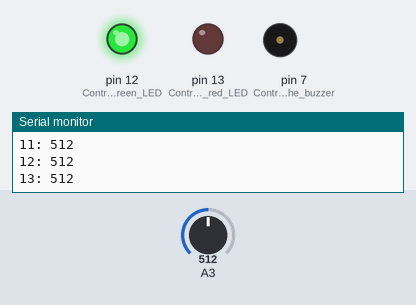
Simulated run of this sketch. Board: Arduino Uno, built with avr-gcc and run on an emulated ATmega328P. Shown: output pins drawn as LEDs (lit = HIGH), buzzer (waves = sounding, pin HIGH), the last lines printed to the serial monitor. Inputs (shaded band) come from the test bench; at power-on: A3 = 512.

Above: at 1.2 s.
1.3 s: A3 set to 485
At 2.0 s:
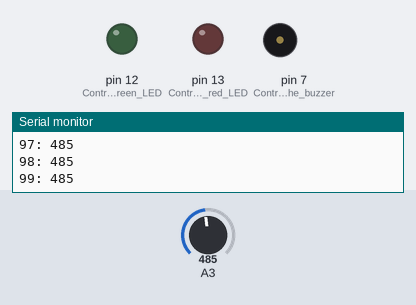
2.8 s: A3 set to 342
4.3 s: A3 set to 317
At 5.4 s:
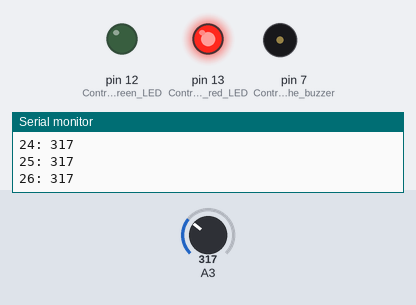
5.8 s: A3 set to 716
At 6.7 s:
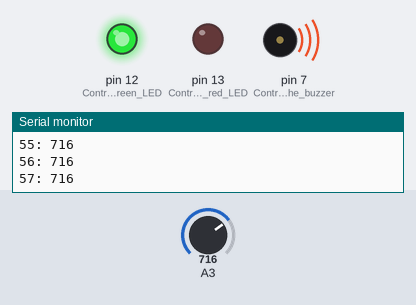
7.3 s: A3 set to 685
8.8 s: A3 set to 657
At 10.2 s:
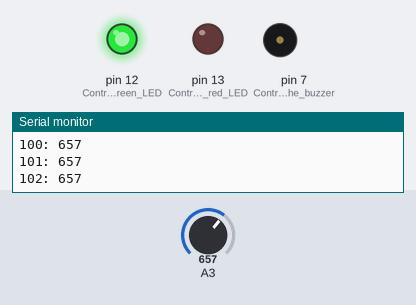
Timing chart, 0 to 11.8 s (numbered marks = the images above; inputs shaded):
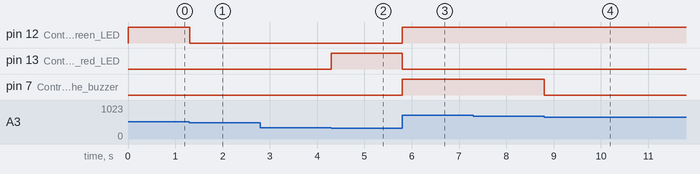

The sketch:

question1.ino
```cpp
//Christopher Derrell 620068066    Keown White 620052848  Alexander Nicholson 620072062 Travis Smith 620065811 Samorae Campbell 620055968
#define MAX 1000
void setup() {
  Serial.begin(9600);
  pinMode(3 , INPUT);
  pinMode(13 , OUTPUT);//Controls the red LED
  pinMode(12 , OUTPUT);//Controls the green LED
  pinMode(7 , OUTPUT); //Controls the buzzer
}

void loop() {
  long current = millis();//when we started taking readings
  long sum = 0;
  long count = 0;
  while(millis() <= current + 1000){//Get readings for one second
    long value = analogRead(3);
    if(value < MAX/3){
      digitalWrite(13 , HIGH);
    }else{
      digitalWrite(13 , LOW);
    }

    if(value > MAX/2){
      digitalWrite(12 , HIGH);
    }else{
      digitalWrite(12 , LOW);
    }

    if(value > MAX * (2/3.0)){
      digitalWrite(7 , HIGH);
    }else{
      digitalWrite(7, LOW);
    }
    Serial.print(count+1);
    Serial.print(": ");
    Serial.println(value);
    sum += value;
    count++;
  }
  Serial.print("Average: ");
  Serial.println(sum/count);
}
```

Measured:
- the behaviour switches between 501 and 500 on A3 (found by bisection; images 0 and 1)
- the behaviour switches between 333 and 332 on A3 (found by bisection; images 1 and 2)
- the behaviour switches between 667 and 666 on A3 (found by bisection; images 3 and 4)
- after the input at 1.3 s, pin 12 (Controls_the_green_LED): HIGH → LOW at once
- after the input at 4.3 s, pin 13 (Controls_the_red_LED): LOW → HIGH at once
- after the input at 5.8 s, pin 12 (Controls_the_green_LED), pin 7 (Controls_the_buzzer): LOW → HIGH at once; pin 13 (Controls_the_red_LED): HIGH → LOW at once
- after the input at 8.8 s, pin 7 (Controls_the_buzzer): HIGH → LOW at once
